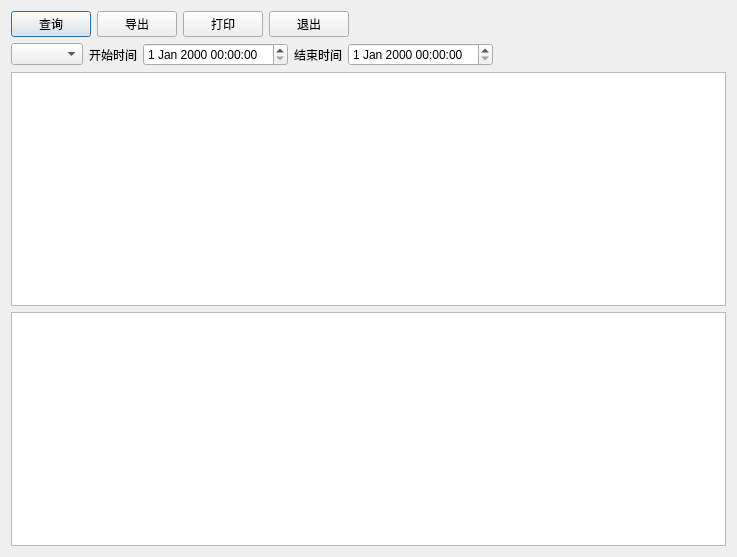
<?xml version="1.0" encoding="UTF-8"?>
<ui version="4.0">
 <class>w_rpt_report_frame_business_summary</class>
 <widget class="QDialog" name="w_rpt_report_frame_business_summary">
  <property name="geometry">
   <rect>
    <x>0</x>
    <y>0</y>
    <width>737</width>
    <height>557</height>
   </rect>
  </property>
  <property name="windowTitle">
   <string>Dialog</string>
  </property>
  <layout class="QVBoxLayout" name="verticalLayout">
   <item>
    <layout class="QHBoxLayout" name="horizontalLayout_2">
     <item>
      <widget class="lds_toolbar_button" name="pushButton_query">
       <property name="text">
        <string>查询</string>
       </property>
       <property name="outer_stylesheet" stdset="0">
        <string>pushbutton</string>
       </property>
      </widget>
     </item>
     <item>
      <widget class="lds_toolbar_button" name="pushButton_export">
       <property name="text">
        <string>导出</string>
       </property>
       <property name="outer_stylesheet" stdset="0">
        <string>pushbutton</string>
       </property>
      </widget>
     </item>
     <item>
      <widget class="lds_toolbar_button" name="pushButton_print">
       <property name="text">
        <string>打印</string>
       </property>
       <property name="outer_stylesheet" stdset="0">
        <string>pushbutton</string>
       </property>
      </widget>
     </item>
     <item>
      <widget class="lds_toolbar_button" name="pushButton_exit">
       <property name="text">
        <string>退出</string>
       </property>
       <property name="outer_stylesheet" stdset="0">
        <string>pushbutton</string>
       </property>
      </widget>
     </item>
     <item>
      <spacer name="horizontalSpacer">
       <property name="orientation">
        <enum>Qt::Horizontal</enum>
       </property>
       <property name="sizeHint" stdset="0">
        <size>
         <width>40</width>
         <height>20</height>
        </size>
       </property>
      </spacer>
     </item>
    </layout>
   </item>
   <item>
    <layout class="QHBoxLayout" name="horizontalLayout">
     <item>
      <widget class="QComboBox" name="comboBox"/>
     </item>
     <item>
      <widget class="QLabel" name="label">
       <property name="text">
        <string>开始时间</string>
       </property>
      </widget>
     </item>
     <item>
      <widget class="lds_datetimeEdit" name="dateTimeEdit"/>
     </item>
     <item>
      <widget class="QLabel" name="label_2">
       <property name="text">
        <string>结束时间</string>
       </property>
      </widget>
     </item>
     <item>
      <widget class="lds_datetimeEdit" name="dateTimeEdit_2"/>
     </item>
     <item>
      <spacer name="horizontalSpacer_2">
       <property name="orientation">
        <enum>Qt::Horizontal</enum>
       </property>
       <property name="sizeHint" stdset="0">
        <size>
         <width>40</width>
         <height>20</height>
        </size>
       </property>
      </spacer>
     </item>
    </layout>
   </item>
   <item>
    <widget class="lds_tableView" name="tableView"/>
   </item>
   <item>
    <widget class="lds_tableView" name="tableView_2"/>
   </item>
  </layout>
 </widget>
 <customwidgets>
  <customwidget>
   <class>lds_toolbar_button</class>
   <extends>QPushButton</extends>
   <header>lds_toolbar_button.h</header>
  </customwidget>
  <customwidget>
   <class>lds_tableView</class>
   <extends>QTableView</extends>
   <header>lds_tableview.h</header>
  </customwidget>
  <customwidget>
   <class>lds_datetimeEdit</class>
   <extends>QDateTimeEdit</extends>
   <header>lds_datetimeedit.h</header>
  </customwidget>
 </customwidgets>
 <resources/>
 <connections/>
</ui>
